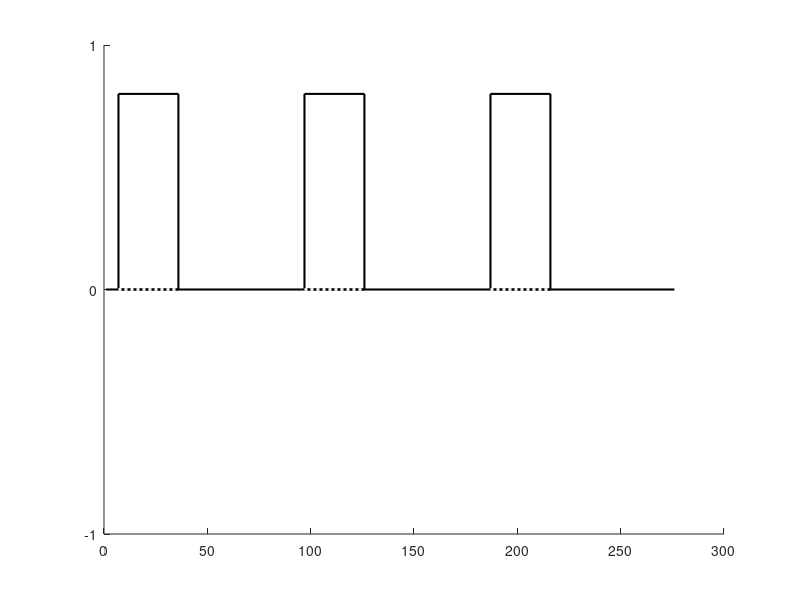

Write the MATLAB code that produced this figure.
function [outputArg1,outputArg2] = plot_paradigm()
%PLOT_PARADIAM Summary of this function goes here
%   Detailed explanation goes here
figure()
rectangle('Position',[31-24, 0, 29,0.8],'EdgeColor','black','LineWidth',1.5)

rectangle('Position',[121-24, 0, 29,0.8],'EdgeColor','black','LineWidth',1.5)
rectangle('Position',[211-24, 0, 29,0.8],'EdgeColor','black','LineWidth',1.5)  %'EdgeColor','blue',

  ylim([-1 1])
yticks([-1,0,1])
%yticklabels({'-1','0','1','2'}) %posi
yticklabels({'-1','0','1'})  %neg


hold on;
line([1,276],[0,0],'LineWidth',1.5,'Color','black')
line([7,36],[0,0],'LineWidth',2,'Color','white','LineStyle',':')
line([97,126],[0,0],'LineWidth',2,'Color','white','LineStyle',':')
line([187,216],[0,0],'LineWidth',2,'Color','white','LineStyle',':')
end

